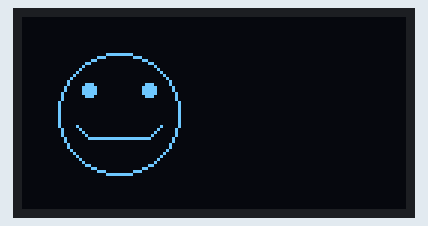
The sketch below on a simulated Arduino Uno, built with avr-gcc and run on an emulated ATmega328P. Shown: 128×64 one-colour display.

Above: at 0.1 s.
At 5.2 s:
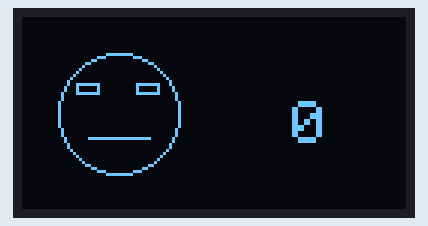
At 10.2 s:
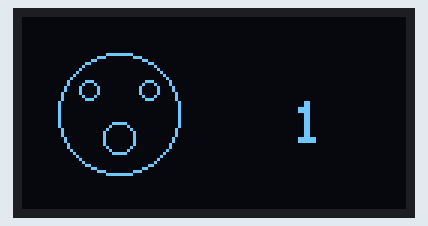
At 15.3 s:
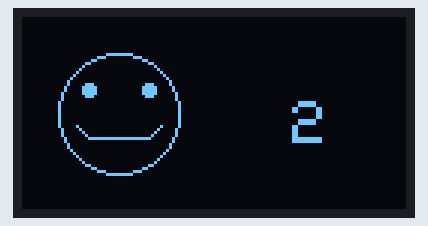
At 25.4 s:
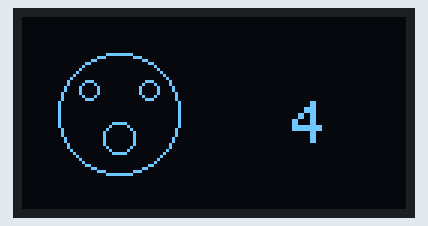
At 35.5 s:
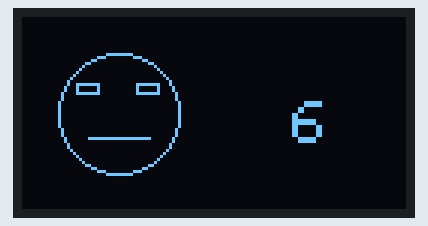

The sketch:

_6__Code_Test_oled_display_2.ino
```cpp
#include <Wire.h>
#include <Adafruit_GFX.h>
#include <Adafruit_SSD1306.h>

#define SCREEN_WIDTH 128  // ความกว้างของหน้าจอ OLED
#define SCREEN_HEIGHT 64  // ความสูงของหน้าจอ OLED
#define OLED_RESET -1     // ไม่มีขาสำหรับรีเซ็ต
Adafruit_SSD1306 display(SCREEN_WIDTH, SCREEN_HEIGHT, &Wire, OLED_RESET);

int counter = 0; // ตัวแปรนับเลข

void setup() {
  Serial.begin(115200);

  // เริ่มต้นการสื่อสารกับจอ OLED
  if (!display.begin(SSD1306_SWITCHCAPVCC, 0x3C)) {
    Serial.println(F("OLED ไม่สามารถทำงานได้"));
    for (;;);
  }
  display.clearDisplay();  // ลบข้อมูลบนหน้าจอ

  // วาดหน้าตาเริ่มต้น (หน้ายิ้ม)
  drawSmileyFace();
}

void loop() {
  delay(5000); // หน่วงเวลา 5 วินาที
  drawSuspiciousFace(); // เปลี่ยนเป็นหน้าระแวง
  updateCounter(); // แสดงเลขที่เพิ่มขึ้น

  delay(5000); // หน่วงเวลา 5 วินาที
  drawSurprisedFace(); // เปลี่ยนเป็นหน้าตกใจ
  updateCounter(); // แสดงเลขที่เพิ่มขึ้น

  delay(5000); // หน่วงเวลา 5 วินาที
  drawSmileyFace(); // เปลี่ยนกลับเป็นหน้ายิ้ม
  updateCounter(); // แสดงเลขที่เพิ่มขึ้น
}

void drawSmileyFace() {
  display.clearDisplay();

  // วาดใบหน้า (วงกลม)
  display.drawCircle(32, 32, 20, SSD1306_WHITE);  // วงกลมที่กลางด้านซ้าย (32, 32) และรัศมี 20

  // วาดตาซ้าย
  display.fillCircle(22, 24, 2, SSD1306_WHITE);  // วาดวงกลมเต็ม (ตาซ้าย)

  // วาดตาขวา
  display.fillCircle(42, 24, 2, SSD1306_WHITE);  // วาดวงกลมเต็ม (ตาขวา)

  // วาดปากยิ้ม
  display.drawLine(22, 40, 42, 40, SSD1306_WHITE); // เส้นตรงล่างของปาก
  display.drawLine(22, 40, 18, 36, SSD1306_WHITE); // เส้นเฉียงซ้าย
  display.drawLine(42, 40, 46, 36, SSD1306_WHITE); // เส้นเฉียงขวา

  display.display();  // แสดงผลบนหน้าจอ
}

void drawSuspiciousFace() {
  display.clearDisplay();

  // วาดใบหน้า (วงกลม)
  display.drawCircle(32, 32, 20, SSD1306_WHITE);  // วงกลมที่กลางด้านซ้าย (32, 32) และรัศมี 20

  // วาดตาซ้ายแบบระแวง
  display.drawRect(18, 22, 8, 4, SSD1306_WHITE);  // วาดสี่เหลี่ยม (ตาซ้าย)

  // วาดตาขวาแบบระแวง
  display.drawRect(38, 22, 8, 4, SSD1306_WHITE);  // วาดสี่เหลี่ยม (ตาขวา)

  // วาดปากแบบเส้นตรง
  display.drawLine(22, 40, 42, 40, SSD1306_WHITE); // ปากเป็นเส้นตรง

  display.display();  // แสดงผลบนหน้าจอ
}

void drawSurprisedFace() {
  display.clearDisplay();

  // วาดใบหน้า (วงกลม)
  display.drawCircle(32, 32, 20, SSD1306_WHITE);  // วงกลมที่กลางด้านซ้าย (32, 32) และรัศมี 20

  // วาดตาซ้ายแบบตกใจ
  display.drawCircle(22, 24, 3, SSD1306_WHITE);  // วาดวงกลมว่าง (ตาซ้าย)

  // วาดตาขวาแบบตกใจ
  display.drawCircle(42, 24, 3, SSD1306_WHITE);  // วาดวงกลมว่าง (ตาขวา)

  // วาดปากวงกลมแบบตกใจ
  display.drawCircle(32, 40, 5, SSD1306_WHITE);  // ปากเป็นวงกลม

  display.display();  // แสดงผลบนหน้าจอ
}

void updateCounter() {
  // ลบเฉพาะส่วนที่จะแสดงเลข (ด้านขวาของหน้าจอ)
  display.fillRect(80, 0, 48, 64, SSD1306_BLACK); // ลบพื้นที่ด้านขวาสำหรับแสดงตัวเลข

  display.setTextSize(2);        // ตั้งขนาดตัวอักษรให้ใหญ่ขึ้น
  display.setTextColor(SSD1306_WHITE);  // สีตัวอักษรเป็นสีขาว
  display.setCursor(90, 28);     // ตำแหน่งในการแสดงเลข (ด้านขวา)
  display.print(counter);        // แสดงเลข

  display.display();  // แสดงผลบนหน้าจอ

  counter++; // เพิ่มค่า counter ทีละ 1
}
```

Measured:
- what the display in image 1 shows lasts 5.0 s, from 5.1 s to 10.1 s
